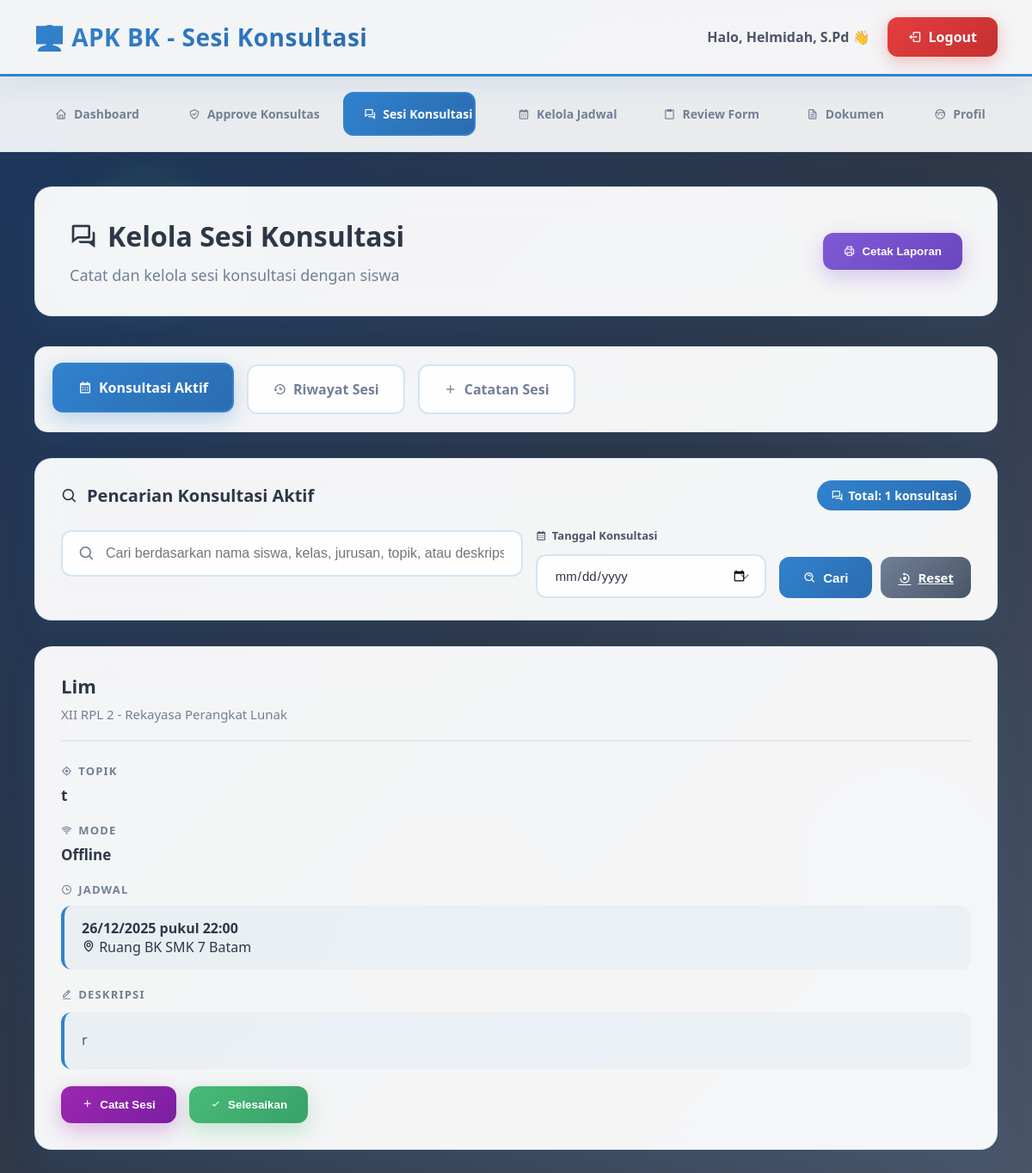
Screenshot of /sesi_konsultasi.php (signed in) with the database file from the repository.
### tables this page shows
CREATE TABLE `konsultasi` (
  `ID` int(11) NOT NULL,
  `SISWA_ID` int(11) DEFAULT NULL,
  `GURU_BK_ID` int(11) DEFAULT NULL,
  `KODE_KONSULTASI` varchar(20) NOT NULL,
  `TANGGAL_PENGAJUAN` date NOT NULL,
  `TOPIK_KONSULTASI` varchar(200) NOT NULL,
  `DESKRIPSI_MASALAH` text DEFAULT NULL,
  `PRIORITAS` enum('Rendah','Sedang','Tinggi','Darurat') DEFAULT 'Sedang',
  `PILIHAN_GURU_1` int(11) DEFAULT NULL,
  `PILIHAN_GURU_2` int(11) DEFAULT NULL,
  `STATUS` enum('Menunggu','Disetujui','Ditolak','Selesai','Dibatalkan') DEFAULT 'Menunggu',
  `MODE_KONSULTASI` enum('Offline','Online') DEFAULT 'Offline',
  `TANGGAL_DISETUJUI` date DEFAULT NULL,
  `TANGGAL_KONSULTASI` date DEFAULT NULL,
  `JAM_KONSULTASI` time DEFAULT NULL,
  `TEMPAT_KONSULTASI` varchar(100) DEFAULT 'Ruang BK SMK 7 Batam',
  `MEETING_LINK` varchar(255) DEFAULT NULL,
  `KOMENTAR_GURU` text DEFAULT NULL,
  `SARAN_GURU` text DEFAULT NULL,
  `CATATAN_KONSULTASI` text DEFAULT NULL,
  `PERLU_TINDAK_LANJUT` enum('Ya','Tidak') DEFAULT 'Tidak',
  `CREATED_AT` timestamp NOT NULL DEFAULT current_timestamp(),
  `UPDATED_AT` timestamp NOT NULL DEFAULT current_timestamp() ON UPDATE current_timestamp()
);

CREATE TABLE `users` (
  `ID` int(11) NOT NULL,
  `USERNAME` varchar(100) NOT NULL,
  `PASSWORD` varchar(100) NOT NULL,
  `ROLE` enum('Admin','Guru_BK','Siswa') DEFAULT NULL,
  `NAMA_LENGKAP` varchar(100) NOT NULL,
  `EMAIL` varchar(100) DEFAULT NULL,
  `NO_TELEPON` varchar(15) DEFAULT NULL,
  `STATUS` enum('Aktif','Tidak_Aktif') DEFAULT 'Aktif',
  `CREATED_AT` timestamp NOT NULL DEFAULT current_timestamp(),
  `UPDATED_AT` timestamp NOT NULL DEFAULT current_timestamp() ON UPDATE current_timestamp()
);

CREATE TABLE `siswa` (
  `ID` int(11) NOT NULL,
  `USER_ID` int(11) DEFAULT NULL,
  `NIS` varchar(20) NOT NULL,
  `NISN` varchar(20) NOT NULL,
  `JENIS_KELAMIN` enum('L','P') NOT NULL,
  `TEMPAT_LAHIR` varchar(50) DEFAULT NULL,
  `TANGGAL_LAHIR` date DEFAULT NULL,
  `ALAMAT` text DEFAULT NULL,
  `AGAMA` varchar(20) DEFAULT NULL,
  `KELAS` varchar(10) DEFAULT NULL,
  `JURUSAN` varchar(50) DEFAULT NULL,
  `CREATED_AT` timestamp NOT NULL DEFAULT current_timestamp(),
  `UPDATED_AT` timestamp NOT NULL DEFAULT current_timestamp() ON UPDATE current_timestamp(),
  `ANGKATAN` int(11) DEFAULT NULL
);

### sesi_konsultasi.php (the view, shortened to what this page needs)
<?php
$koneksi = null;
$user_id = $_SESSION['user_id'];
$nama_lengkap = $_SESSION['nama_lengkap'] ?? 'Guru BK';
$sql_guru = "SELECT g.ID FROM guru_bk g WHERE g.USER_ID = ?";
$stmt_guru = $koneksi->prepare($sql_guru);
$stmt_guru->bind_param("i", $user_id);
$stmt_guru->execute();
$guru = $stmt_guru->get_result()->fetch_assoc();
$guru_id = $guru['ID'];
$search_active = isset($_GET['search_active']) ? trim($_GET['search_active']) : '';
$filter_tanggal_active = isset($_GET['filter_tanggal_active']) ? $_GET['filter_tanggal_active'] : '';
$sql_konsultasi = "SELECT k.*, u.NAMA_LENGKAP as nama_siswa, s.KELAS, s.JURUSAN,
                          k.SARAN_GURU, k.CATATAN_KONSULTASI, k.PERLU_TINDAK_LANJUT
                   FROM konsultasi k
                   JOIN siswa s ON k.SISWA_ID = s.ID
                   JOIN users u ON s.USER_ID = u.ID
                   WHERE k.GURU_BK_ID = ? AND k.STATUS = 'Disetujui'";
$sql_konsultasi .= " ORDER BY k.TANGGAL_KONSULTASI ASC, k.JAM_KONSULTASI ASC";
$stmt_konsultasi = $koneksi->prepare($sql_konsultasi);
if (!empty($search_active) && !empty($filter_tanggal_active)) {
    $search_term = "%" . $search_active . "%";
    $stmt_konsultasi->bind_param("issssss", $guru_id, $search_term, $search_term, $search_term, $search_term, $search_term, $filter_tanggal_active);
} elseif (!empty($search_active)) {
    $search_term = "%" . $search_active . "%";
    $stmt_konsultasi->bind_param("isssss", $guru_id, $search_term, $search_term, $search_term, $search_term, $search_term);
} elseif (!empty($filter_tanggal_active)) {
    $stmt_konsultasi->bind_param("is", $guru_id, $filter_tanggal_active);
} else {
    $stmt_konsultasi->bind_param("i", $guru_id);
}
$stmt_konsultasi->execute();
$konsultasi_list = $stmt_konsultasi->get_result();
$total_konsultasi = $konsultasi_list->num_rows;
?>
<!DOCTYPE html>
<html lang="id">
<head>
    <link href="https://unpkg.com/boxicons@2.1.4/css/boxicons.min.css" rel="stylesheet">
</head>
<body>
    <div class="header">
        <h1>👨‍🏫 APK BK - Sesi Konsultasi</h1>
        <div class="user-info">
            <span>Halo, <strong><?php echo htmlspecialchars($nama_lengkap); ?></strong> 👋</span>
            <a href="logout.php" class="logout-btn">
                <i class='bx bx-log-out'></i>
                Logout
            </a>
        </div>
    </div>
    <div class="nav">
        <a href="dashboard_guru.php">
            <i class='bx bx-home'></i>
            Dashboard
        </a>
        <a href="approve_konsultasi.php">
            <i class='bx bx-check-shield'></i>
            Approve Konsultasi
    </a>
        <a href="sesi_konsultasi.php" class="active">
            <i class='bx bx-conversation'></i>
            Sesi Konsultasi
        </a>
        <a href="kelola_jadwal.php">
            <i class='bx bx-calendar'></i>
            Kelola Jadwal
        </a>
        <a href="review_form.php">
            <i class='bx bx-clipboard'></i>
            Review Form
        </a>
         <a href="dokumen/pemanggilan_ortu.php">
            <i class='bx bx-file'></i>
            Dokumen
        </a>
        <a href="profil.php">
            <i class='bx bx-face'></i>
            Profil
        </a>
    </div>
    <div class="container">
        <div class="page-header">
            <div style="display: flex; justify-content: space-between; align-items: center;">
                <div>
                    <h2><i class='bx bx-conversation'></i> Kelola Sesi Konsultasi</h2>
                    <p>Catat dan kelola sesi konsultasi dengan siswa</p>
                </div>
                <button onclick="showCetakModal()" class="btn-cetak-laporan no-print">
                    <i class='bx bx-printer'></i>
                    Cetak Laporan
                </button>
            </div>
        </div>
        <div class="tabs">
            <div class="tab active" onclick="showTab('active')">
                <i class='bx bx-calendar'></i>
                Konsultasi Aktif
            </div>
            <div class="tab" onclick="showTab('history')">
                <i class='bx bx-history'></i>
                Riwayat Sesi
            </div>
            <div class="tab" onclick="showTab('add')">
                <i class='bx bx-plus'></i>
                Catatan Sesi
            </div>
        </div>
        <div id="active-search" class="search-container" style="display: block;">
            <div class="search-header">
                <h3><i class='bx bx-search'></i> Pencarian Konsultasi Aktif</h3>
                <div class="total-count">
                    <i class='bx bx-conversation'></i>
                    Total: <?php echo $total_konsultasi; ?> konsultasi
                </div>
            </div>
            <form method="GET" action="" class="search-form">
                <div class="form-group search-input-group">
                    <i class='bx bx-search search-icon'></i>
                    <input type="text"
                           name="search_active"
                           class="search-input"
                           placeholder="Cari berdasarkan nama siswa, kelas, jurusan, topik, atau deskripsi..."
                           value="<?php echo htmlspecialchars($search_active); ?>">
                </div>
                <div class="filter-group">
                    <label class="filter-label">
                        <i class='bx bx-calendar'></i>
                        Tanggal Konsultasi
                    </label>
                    <input type="date"
                           name="filter_tanggal_active"
                           class="filter-select"
                           style="padding: 14px 20px;"
                           value="<?php echo htmlspecialchars($filter_tanggal_active); ?>">
                </div>
                <div class="search-buttons">
                    <button type="submit" class="btn-search">
                        <i class='bx bx-search-alt'></i>
                        Cari
                    </button>
                    <a href="sesi_konsultasi.php?tab=active" class="btn-reset">
                        <i class='bx bx-reset'></i>
                        Reset
                    </a>
                </div>
            </form>
        </div>
        <div id="active-tab" class="tab-content active">
            <?php if ($konsultasi_list->num_rows > 0): ?>
                <div class="konsultasi-grid">
                    <?php while($konsul = $konsultasi_list->fetch_assoc()): ?>
                    <div class="konsultasi-card">
                        <div class="card-header">
                            <div class="student-info">
                                <h3><?php echo htmlspecialchars($konsul['nama_siswa']); ?></h3>
                                <div class="student-details">
                                    <?php echo htmlspecialchars($konsul['KELAS']); ?> - <?php echo htmlspecialchars($konsul['JURUSAN']); ?>
                                </div>
                            </div>
                        </div>
                        <div class="sesi-info">
                            <div class="info-label">
                                <i class='bx bx-target-lock'></i>
                                Topik
                            </div>
                            <div class="info-value"><?php echo htmlspecialchars($konsul['TOPIK_KONSULTASI']); ?></div>
                        </div>
                        <?php
                        $mode_konsultasi = $konsul['MODE_KONSULTASI'] ?? 'Offline';
                        ?>
                        <div class="sesi-info">
                            <div class="info-label">
                                <i class='bx bx-wifi'></i>
                                Mode
                            </div>
                            <div class="info-value">
                                <?php echo htmlspecialchars($mode_konsultasi); ?>
                            </div>
                        </div>
                        <?php if ($konsul['TANGGAL_KONSULTASI']): ?>
                        <div class="sesi-info">
                            <div class="info-label">
                                <i class='bx bx-time'></i>
                                Jadwal
                            </div>
                            <div class="jadwal-info">
                                <strong>
                                    <?php echo date('d/m/Y', strtotime($konsul['TANGGAL_KONSULTASI'])); ?>
                                    pukul <?php echo date('H:i', strtotime($konsul['JAM_KONSULTASI'])); ?>
                                </strong>
                                <?php if ($konsul['TEMPAT_KONSULTASI']): ?>
                                <br><i class='bx bx-map'></i> <?php echo htmlspecialchars($konsul['TEMPAT_KONSULTASI']); ?>
                                <?php endif; ?>
                            </div>
                        </div>
                        <?php endif; ?>
                        <div class="sesi-info">
                            <div class="info-label">
                                <i class='bx bx-edit-alt'></i>
                                Deskripsi
                            </div>
                            <div class="content-box">
                                <?php echo nl2br(htmlspecialchars($konsul['DESKRIPSI_MASALAH'])); ?>
                            </div>
                        </div>
                        <div class="action-buttons">
                            <button class="btn btn-catat" onclick="showAddSesiForm(<?php echo $konsul['ID']; ?>)">
                                <i class='bx bx-plus'></i>
                                Catat Sesi
                            </button>
                            <button class="btn btn-selesai" onclick="showSelesaikanModal(<?php echo $konsul['ID']; ?>, '<?php echo htmlspecialchars($konsul['nama_siswa']); ?>')">
                                <i class='bx bx-check'></i>
                                Selesaikan
                            </button>
                        </div>
                    </div>
                    <?php endwhile; ?>
                </div>
            <?php endif; ?>
        </div>
    </div>
</body>
</html>

### rows the page displays
konsultasi: users.NAMA_LENGKAP "Lim", SISWA_ID.KELAS "XII RPL 2", SISWA_ID.JURUSAN "Rekayasa Perangkat Lunak", TOPIK_KONSULTASI "t", MODE_KONSULTASI "Offline", TANGGAL_KONSULTASI "26/12/2025", JAM_KONSULTASI "22:00", TEMPAT_KONSULTASI "Ruang BK SMK 7 Batam", DESKRIPSI_MASALAH "r"

### other values shown
$nama_lengkap "Helmidah, S.Pd"
$total_konsultasi "1"
